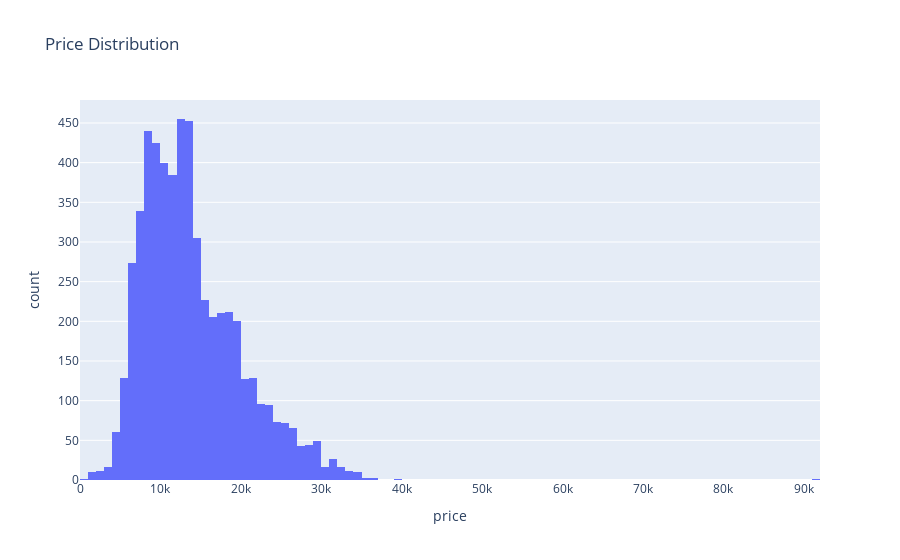

Notebook cell for this chart:
### Markdown cell above
## Visualization

### Code cell
# histogram
fig = px.histogram(df, x='price', nbins=100, title='Price Distribution')
fig.show()

### Figure 1 — Plotly figure (JSON) as saved in the notebook; plotly's stock layout.template omitted (floating-point values rounded to 4 significant figures; data arrays with more than 128 entries replaced by an {"elided": "..."} marker saying what was removed)
{"data": [{"alignmentgroup": "True", "bingroup": "x", "hovertemplate": "price=%{x}<br>count=%{y}<extra></extra>", "legendgroup": "", "marker": {"color": "#636efa", "pattern": {"shape": ""}}, "name": "", "nbinsx": 100, "offsetgroup": "", "orientation": "v", "showlegend": false, "type": "histogram", "x": {"elided": "5640 int values"}, "xaxis": "x", "yaxis": "y"}], "layout": {"barmode": "relative", "legend": {"tracegroupgap": 0}, "title": {"text": "Price Distribution"}, "xaxis": {"anchor": "y", "domain": [0, 1], "title": {"text": "price"}}, "yaxis": {"anchor": "x", "domain": [0, 1], "title": {"text": "count"}}}}
